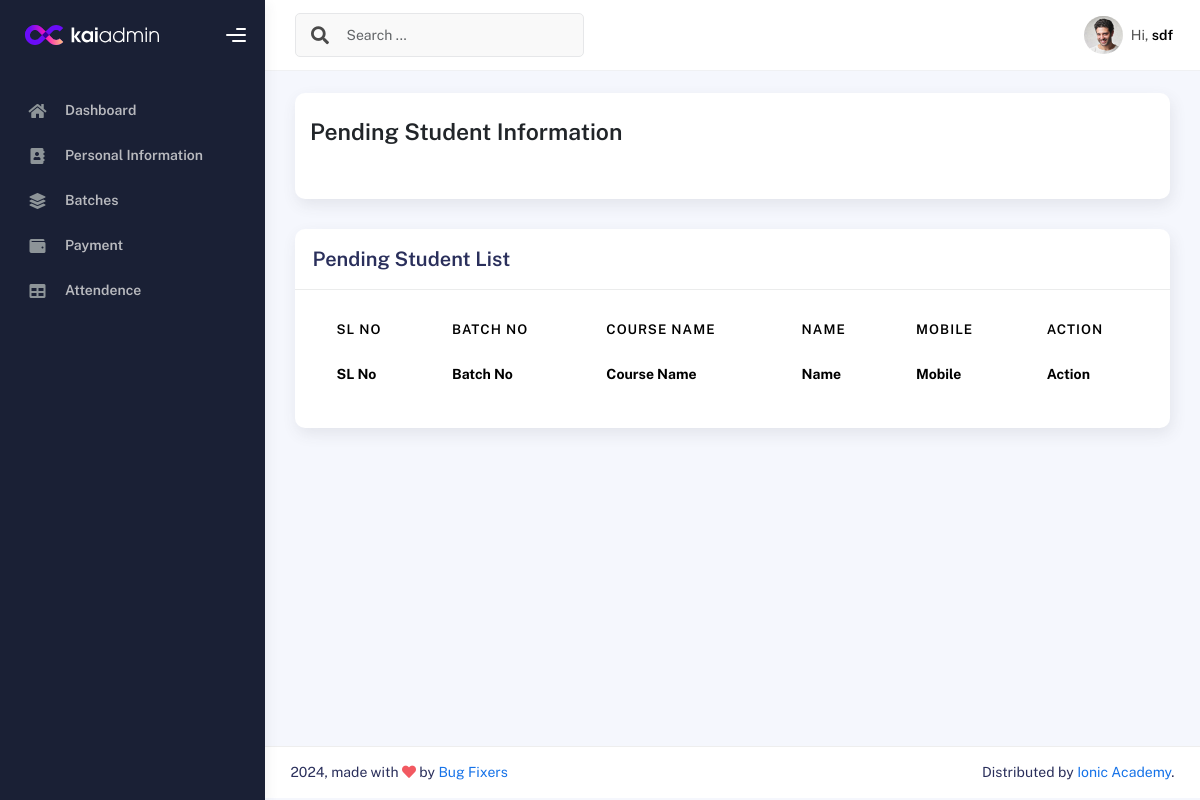
Page /pendingstudentlist/ (signed in) on the earlier database version.
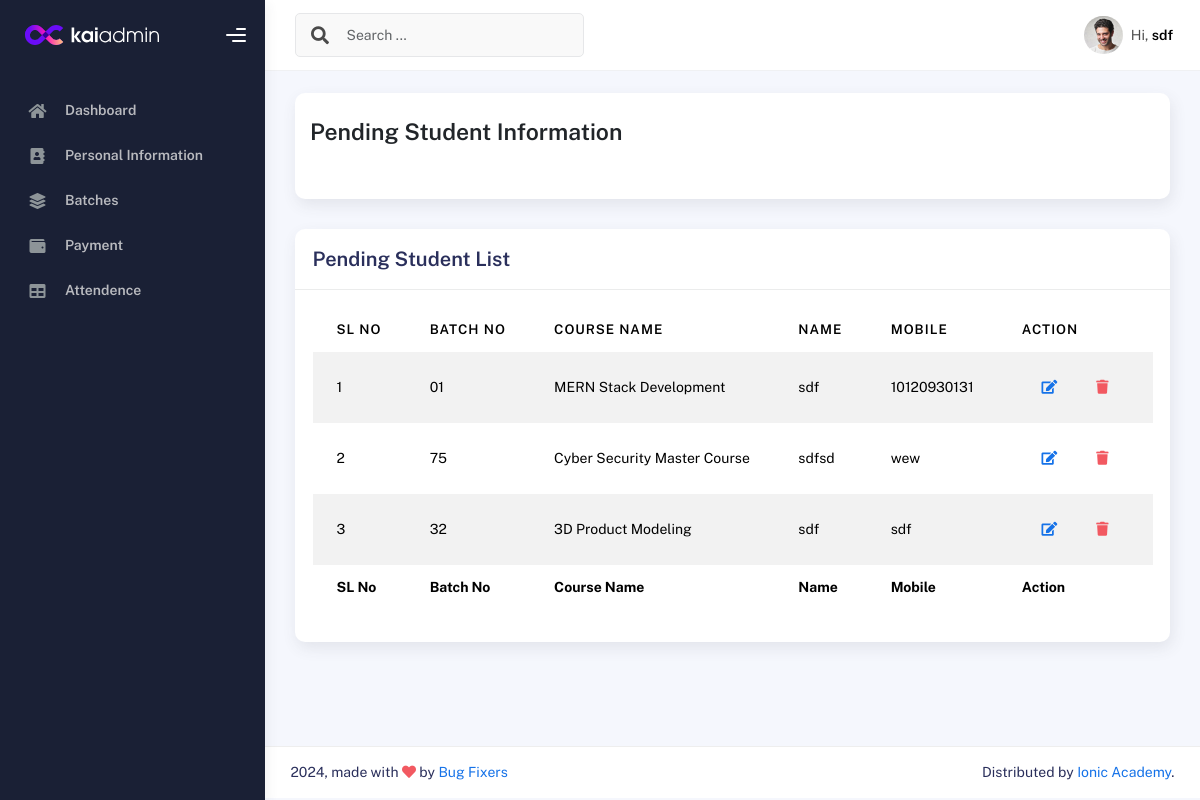
Same page on the later database version.
### IMSapp/models.py (models this page shows)
class PendingStudentModel(models.Model):
    BatchNo= models.CharField(max_length=100,null=True)
    CourseName= models.CharField(max_length=100,null=True)
    StudentName=models.CharField(max_length=100,null=True)
    StudentPhoto=models.ImageField(upload_to='media/pendingstudentPhoto',null=True)
    AdmissionDate=models.DateField(auto_now_add=True,null=True)
    EducationalQualification=models.CharField(max_length=100,null=True)
    FatherName=models.CharField(max_length=100,null=True)
    MotherName=models.CharField(max_length=100,null=True)
    Religion=models.CharField(max_length=100,null=True)
    DOB=models.DateField(null=True)
    GENDER=[
        ('Male','Male'),
        ('Female','Female'),
        ('Other','Other'),
    ]
    Gender=models.CharField(choices=GENDER,max_length=100,null=True)
    Mobile=models.CharField(max_length=100,null=True)
    EmergencyContact=models.CharField(max_length=100,null=True)
    PresentAddress=models.CharField(max_length=100,null=True)
    PermanentAddress=models.CharField(max_length=100,null=True)

### IMSapp/studentviews.py (the view)
# urls.py: path('pendingstudentlist/',pendingstudentlist,name="pendingstudentlist"),
@login_required
def pendingstudentlist(request):
    pendingdata = PendingStudentModel.objects.all()
    context = {
        'pendingdata':pendingdata,
    }
    return render(request,'students/pendingstudentlist.html',context)

### IMSapp/templates/students/pendingstudentlist.html (shortened to what this page needs)
{% extends "profilemaster/master.html" %}
{% block content %}
<div class="col-sm-12 col-md-12">
    <div class="card card-stats card-round">
        <div class="card-body">
            <div class="d-flex align-items-left align-items-md-center flex-column flex-md-row pt-2 pb-4">
                <div>
                    <h3 class="fw-bold mb-3">Pending Student Information</h3>
                </div>
            </div>
        </div>
    </div>
</div>
<div class="col-md-12">
    <div class="card">
      <div class="card-header">
        <h4 class="card-title">Pending Student List</h4>
      </div>
      <div class="card-body">
        <div class="table-responsive">
          <table id="basic-datatables" class="display table table-striped table-hover">
            <thead>
              <tr>
                <th>SL No</th>
                <th>Batch No</th>
                <th>Course Name</th>
                <th>Name</th>
                <th>Mobile</th>
                <th>Action</th>
              </tr>
            </thead>
            <tfoot>
              <tr>
                <th>SL No</th>
                <th>Batch No</th>
                <th>Course Name</th>
                <th>Name</th>
                <th>Mobile</th>
                <th>Action</th>
              </tr>
            </tfoot>
            <tbody>
              {% for i in pendingdata %}
                <tr>
                  <td>{{forloop.counter}}</td>
                  <td>{{i.BatchNo}}</td>
                  <td>{{i.CourseName}}</td>
                  <td>{{i.StudentName}}</td>
                  <td>{{i.Mobile}}</td>
                  <td>
                    <div class="form-button-action">
                      <a href="{% url 'editpendingstudent' i.id %}" class="btn btn-link btn-primary btn-md">
                        <i class="fa fa-edit"></i>
                      </a>
                      <a href="{% url 'deletependingstudent' i.id %}" class="btn btn-link btn-danger btn-md">
                        <i class="fa fa-trash"></i>
                      </a>
                    </div>
                  </td>
                </tr>
              {% endfor %}
            </tbody>
          </table>
        </div>
      </div>
    </div>
  </div>
{% endblock content %}

Differences in the rows shown:
added PendingStudentModel: BatchNo "01", CourseName "MERN Stack Development", StudentName "sdf", Mobile "10120930131"
added PendingStudentModel: BatchNo "75", CourseName "Cyber Security Master Course", StudentName "sdfsd", Mobile "wew"
added PendingStudentModel: BatchNo "32", CourseName "3D Product Modeling", StudentName "sdf", Mobile "sdf"
